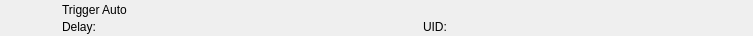
<?xml version="1.0" encoding="UTF-8"?>
<ui version="4.0">
 <class>RundownAtemAutoWidget</class>
 <widget class="QWidget" name="RundownAtemAutoWidget">
  <property name="geometry">
   <rect>
    <x>0</x>
    <y>0</y>
    <width>753</width>
    <height>36</height>
   </rect>
  </property>
  <layout class="QHBoxLayout" name="horizontalLayout">
   <property name="spacing">
    <number>0</number>
   </property>
   <property name="margin">
    <number>0</number>
   </property>
   <item>
    <widget class="QFrame" name="frameItem">
     <property name="sizePolicy">
      <sizepolicy hsizetype="Preferred" vsizetype="Fixed">
       <horstretch>0</horstretch>
       <verstretch>0</verstretch>
      </sizepolicy>
     </property>
     <property name="minimumSize">
      <size>
       <width>0</width>
       <height>36</height>
      </size>
     </property>
     <widget class="QLabel" name="labelIcon">
      <property name="geometry">
       <rect>
        <x>22</x>
        <y>2</y>
        <width>32</width>
        <height>32</height>
       </rect>
      </property>
      <property name="text">
       <string/>
      </property>
      <property name="pixmap">
       <pixmap resource="../../Widgets.qrc">:/Graphics/Images/Atem/TriggerAuto.png</pixmap>
      </property>
      <property name="scaledContents">
       <bool>true</bool>
      </property>
     </widget>
     <widget class="QLabel" name="labelLabel">
      <property name="geometry">
       <rect>
        <x>62</x>
        <y>2</y>
        <width>561</width>
        <height>16</height>
       </rect>
      </property>
      <property name="text">
       <string>Trigger Auto</string>
      </property>
     </widget>
     <widget class="QLabel" name="labelColor">
      <property name="geometry">
       <rect>
        <x>0</x>
        <y>0</y>
        <width>18</width>
        <height>36</height>
       </rect>
      </property>
      <property name="text">
       <string/>
      </property>
     </widget>
     <widget class="QLabel" name="labelGroupColor">
      <property name="geometry">
       <rect>
        <x>0</x>
        <y>0</y>
        <width>6</width>
        <height>36</height>
       </rect>
      </property>
      <property name="text">
       <string/>
      </property>
     </widget>
     <widget class="QLabel" name="labelDevice">
      <property name="geometry">
       <rect>
        <x>154</x>
        <y>19</y>
        <width>260</width>
        <height>16</height>
       </rect>
      </property>
      <property name="text">
       <string></string>
      </property>
     </widget>
     <widget class="QLabel" name="labelDelay">
      <property name="geometry">
       <rect>
        <x>62</x>
        <y>19</y>
        <width>83</width>
        <height>16</height>
       </rect>
      </property>
      <property name="text">
       <string>Delay:</string>
      </property>
     </widget>
     <widget class="QLabel" name="labelRemoteTriggerId">
      <property name="geometry">
       <rect>
        <x>423</x>
        <y>19</y>
        <width>111</width>
        <height>16</height>
       </rect>
      </property>
      <property name="text">
       <string>UID:</string>
      </property>
     </widget>
    </widget>
   </item>
   <item>
    <widget class="QFrame" name="frameStatus">
     <property name="minimumSize">
      <size>
       <width>77</width>
       <height>0</height>
      </size>
     </property>
     <property name="maximumSize">
      <size>
       <width>77</width>
       <height>16777215</height>
      </size>
     </property>
     <widget class="QLabel" name="labelGpiConnected">
      <property name="geometry">
       <rect>
        <x>1</x>
        <y>2</y>
        <width>32</width>
        <height>32</height>
       </rect>
      </property>
      <property name="minimumSize">
       <size>
        <width>32</width>
        <height>32</height>
       </size>
      </property>
      <property name="maximumSize">
       <size>
        <width>32</width>
        <height>32</height>
       </size>
      </property>
      <property name="lineWidth">
       <number>0</number>
      </property>
      <property name="text">
       <string/>
      </property>
      <property name="pixmap">
       <pixmap resource="../../Widgets.qrc">:/Graphics/Images/GpiConnected.png</pixmap>
      </property>
      <property name="scaledContents">
       <bool>true</bool>
      </property>
     </widget>
     <widget class="QLabel" name="labelDisconnected">
      <property name="geometry">
       <rect>
        <x>32</x>
        <y>2</y>
        <width>32</width>
        <height>32</height>
       </rect>
      </property>
      <property name="minimumSize">
       <size>
        <width>32</width>
        <height>32</height>
       </size>
      </property>
      <property name="maximumSize">
       <size>
        <width>32</width>
        <height>32</height>
       </size>
      </property>
      <property name="text">
       <string/>
      </property>
      <property name="pixmap">
       <pixmap resource="../../Widgets.qrc">:/Graphics/Images/Disconnected.png</pixmap>
      </property>
      <property name="scaledContents">
       <bool>true</bool>
      </property>
     </widget>
     <widget class="QLabel" name="labelActiveColor">
      <property name="geometry">
       <rect>
        <x>69</x>
        <y>0</y>
        <width>8</width>
        <height>36</height>
       </rect>
      </property>
      <property name="minimumSize">
       <size>
        <width>8</width>
        <height>36</height>
       </size>
      </property>
      <property name="maximumSize">
       <size>
        <width>8</width>
        <height>36</height>
       </size>
      </property>
      <property name="text">
       <string/>
      </property>
     </widget>
    </widget>
   </item>
  </layout>
 </widget>
 <resources>
  <include location="../../Widgets.qrc"/>
 </resources>
 <connections/>
 <slots>
  <slot>addToCombo()</slot>
 </slots>
</ui>
